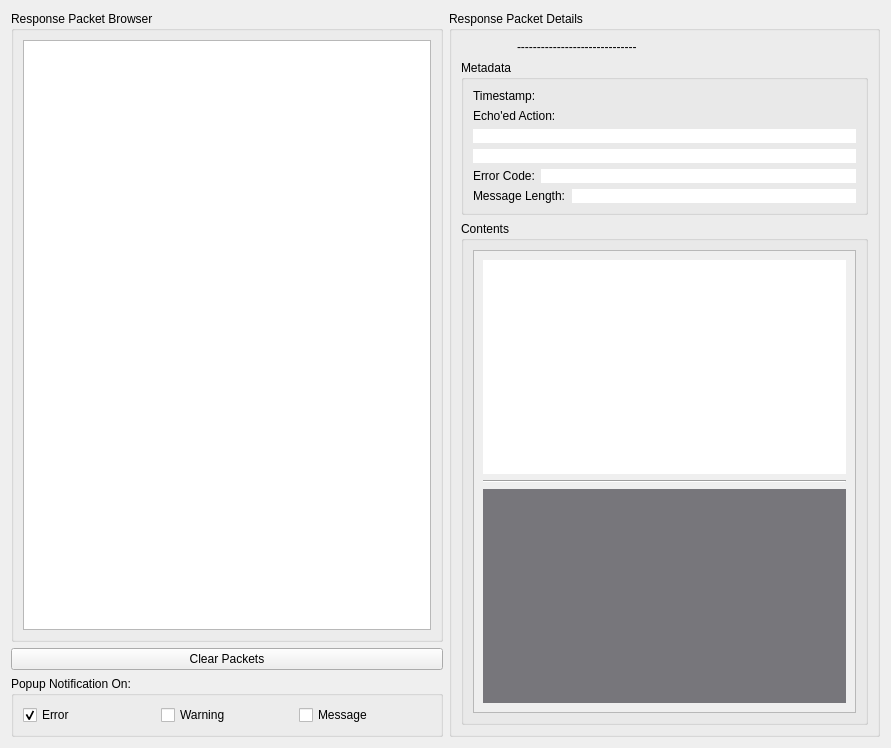
<?xml version="1.0" encoding="UTF-8"?>
<ui version="4.0">
 <class>PacketBrowser</class>
 <widget class="QWidget" name="PacketBrowser">
  <property name="geometry">
   <rect>
    <x>0</x>
    <y>0</y>
    <width>891</width>
    <height>748</height>
   </rect>
  </property>
  <property name="windowTitle">
   <string>Science Module Reponse Packet Viewer</string>
  </property>
  <layout class="QHBoxLayout" name="horizontalLayout_7">
   <item>
    <layout class="QVBoxLayout" name="verticalLayout_2">
     <item>
      <widget class="QGroupBox" name="groupBox_2">
       <property name="title">
        <string>Response Packet Browser</string>
       </property>
       <layout class="QVBoxLayout" name="verticalLayout">
        <item>
         <widget class="QListWidget" name="packet_browser"/>
        </item>
       </layout>
      </widget>
     </item>
     <item>
      <widget class="QPushButton" name="pushButton_clear_packets">
       <property name="text">
        <string>Clear Packets</string>
       </property>
      </widget>
     </item>
     <item>
      <widget class="QGroupBox" name="groupBox">
       <property name="title">
        <string>Popup Notification On:</string>
       </property>
       <layout class="QHBoxLayout" name="horizontalLayout">
        <item>
         <widget class="QCheckBox" name="popup_error">
          <property name="text">
           <string>Error</string>
          </property>
          <property name="checked">
           <bool>true</bool>
          </property>
         </widget>
        </item>
        <item>
         <widget class="QCheckBox" name="popup_warning">
          <property name="text">
           <string>Warning</string>
          </property>
         </widget>
        </item>
        <item>
         <widget class="QCheckBox" name="popup_message">
          <property name="text">
           <string>Message</string>
          </property>
         </widget>
        </item>
       </layout>
      </widget>
     </item>
    </layout>
   </item>
   <item>
    <widget class="QGroupBox" name="groupBox_3">
     <property name="title">
      <string>Response Packet Details</string>
     </property>
     <layout class="QVBoxLayout" name="verticalLayout_6">
      <item>
       <layout class="QHBoxLayout" name="horizontalLayout_5">
        <item>
         <widget class="QLabel" name="packet_icon">
          <property name="sizePolicy">
           <sizepolicy hsizetype="Fixed" vsizetype="Fixed">
            <horstretch>0</horstretch>
            <verstretch>0</verstretch>
           </sizepolicy>
          </property>
          <property name="minimumSize">
           <size>
            <width>0</width>
            <height>0</height>
           </size>
          </property>
          <property name="maximumSize">
           <size>
            <width>50</width>
            <height>50</height>
           </size>
          </property>
          <property name="text">
           <string/>
          </property>
          <property name="scaledContents">
           <bool>true</bool>
          </property>
         </widget>
        </item>
        <item>
         <widget class="QLabel" name="packet_name">
          <property name="text">
           <string>------------------------------</string>
          </property>
          <property name="alignment">
           <set>Qt::AlignLeading|Qt::AlignLeft|Qt::AlignVCenter</set>
          </property>
          <property name="margin">
           <number>10</number>
          </property>
         </widget>
        </item>
       </layout>
      </item>
      <item>
       <widget class="QGroupBox" name="groupBox_4">
        <property name="title">
         <string>Metadata</string>
        </property>
        <layout class="QVBoxLayout" name="verticalLayout_3">
         <item>
          <layout class="QHBoxLayout" name="horizontalLayout_4">
           <item>
            <widget class="QLabel" name="label_8">
             <property name="maximumSize">
              <size>
               <width>16777215</width>
               <height>16777215</height>
              </size>
             </property>
             <property name="font">
              <font>
               <weight>50</weight>
               <bold>false</bold>
              </font>
             </property>
             <property name="text">
              <string>Timestamp:</string>
             </property>
            </widget>
           </item>
          </layout>
         </item>
         <item>
          <layout class="QVBoxLayout" name="verticalLayout_4">
           <item>
            <widget class="QLabel" name="label_6">
             <property name="text">
              <string>Echo'ed Action:</string>
             </property>
            </widget>
           </item>
           <item>
            <widget class="QLabel" name="packet_timestamp">
             <property name="sizePolicy">
              <sizepolicy hsizetype="Preferred" vsizetype="Preferred">
               <horstretch>1</horstretch>
               <verstretch>0</verstretch>
              </sizepolicy>
             </property>
             <property name="styleSheet">
              <string notr="true">background-color: rgb(255, 255, 255);</string>
             </property>
             <property name="text">
              <string/>
             </property>
            </widget>
           </item>
           <item>
            <widget class="QLabel" name="packet_echo">
             <property name="styleSheet">
              <string notr="true">background-color: rgb(255, 255, 255);</string>
             </property>
             <property name="text">
              <string/>
             </property>
             <property name="wordWrap">
              <bool>true</bool>
             </property>
            </widget>
           </item>
          </layout>
         </item>
         <item>
          <layout class="QHBoxLayout" name="horizontalLayout_3">
           <item>
            <widget class="QLabel" name="label_3">
             <property name="maximumSize">
              <size>
               <width>16777215</width>
               <height>16777215</height>
              </size>
             </property>
             <property name="text">
              <string>Error Code:</string>
             </property>
            </widget>
           </item>
           <item>
            <widget class="QLabel" name="packet_error_code">
             <property name="sizePolicy">
              <sizepolicy hsizetype="Preferred" vsizetype="Preferred">
               <horstretch>1</horstretch>
               <verstretch>0</verstretch>
              </sizepolicy>
             </property>
             <property name="styleSheet">
              <string notr="true">background-color: rgb(255, 255, 255);</string>
             </property>
             <property name="text">
              <string/>
             </property>
            </widget>
           </item>
          </layout>
         </item>
         <item>
          <layout class="QHBoxLayout" name="horizontalLayout_6">
           <item>
            <widget class="QLabel" name="label_11">
             <property name="maximumSize">
              <size>
               <width>16777215</width>
               <height>16777215</height>
              </size>
             </property>
             <property name="text">
              <string>Message Length:</string>
             </property>
            </widget>
           </item>
           <item>
            <widget class="QLabel" name="packet_message_len">
             <property name="sizePolicy">
              <sizepolicy hsizetype="Preferred" vsizetype="Preferred">
               <horstretch>1</horstretch>
               <verstretch>0</verstretch>
              </sizepolicy>
             </property>
             <property name="styleSheet">
              <string notr="true">background-color: rgb(255, 255, 255);</string>
             </property>
             <property name="text">
              <string/>
             </property>
            </widget>
           </item>
          </layout>
         </item>
        </layout>
       </widget>
      </item>
      <item>
       <widget class="QGroupBox" name="groupBox_5">
        <property name="title">
         <string>Contents</string>
        </property>
        <layout class="QHBoxLayout" name="horizontalLayout_2">
         <item>
          <widget class="QScrollArea" name="scrollArea_query">
           <property name="widgetResizable">
            <bool>true</bool>
           </property>
           <widget class="QWidget" name="scrollAreaContents">
            <property name="geometry">
             <rect>
              <x>0</x>
              <y>0</y>
              <width>383</width>
              <height>387</height>
             </rect>
            </property>
            <layout class="QVBoxLayout" name="verticalLayout_7">
             <item>
              <widget class="QLabel" name="label_rx_ascii">
               <property name="sizePolicy">
                <sizepolicy hsizetype="Expanding" vsizetype="Expanding">
                 <horstretch>10</horstretch>
                 <verstretch>50</verstretch>
                </sizepolicy>
               </property>
               <property name="styleSheet">
                <string notr="true">background-color: rgb(255, 255, 255);</string>
               </property>
               <property name="text">
                <string/>
               </property>
               <property name="alignment">
                <set>Qt::AlignLeading|Qt::AlignLeft|Qt::AlignTop</set>
               </property>
               <property name="wordWrap">
                <bool>true</bool>
               </property>
              </widget>
             </item>
             <item>
              <widget class="Line" name="line">
               <property name="orientation">
                <enum>Qt::Horizontal</enum>
               </property>
              </widget>
             </item>
             <item>
              <widget class="QLabel" name="label_rx_hex">
               <property name="sizePolicy">
                <sizepolicy hsizetype="Expanding" vsizetype="Expanding">
                 <horstretch>10</horstretch>
                 <verstretch>50</verstretch>
                </sizepolicy>
               </property>
               <property name="font">
                <font>
                 <family>Ubuntu Sans Mono</family>
                </font>
               </property>
               <property name="styleSheet">
                <string notr="true">background-color: rgb(119, 118, 123);
color: rgb(255, 255, 255);</string>
               </property>
               <property name="text">
                <string/>
               </property>
               <property name="alignment">
                <set>Qt::AlignLeading|Qt::AlignLeft|Qt::AlignTop</set>
               </property>
               <property name="wordWrap">
                <bool>true</bool>
               </property>
               <property name="margin">
                <number>5</number>
               </property>
              </widget>
             </item>
            </layout>
           </widget>
          </widget>
         </item>
        </layout>
       </widget>
      </item>
     </layout>
    </widget>
   </item>
  </layout>
 </widget>
 <resources>
  <include location="resources.qrc"/>
  <include location="resources.qrc"/>
 </resources>
 <connections/>
</ui>
